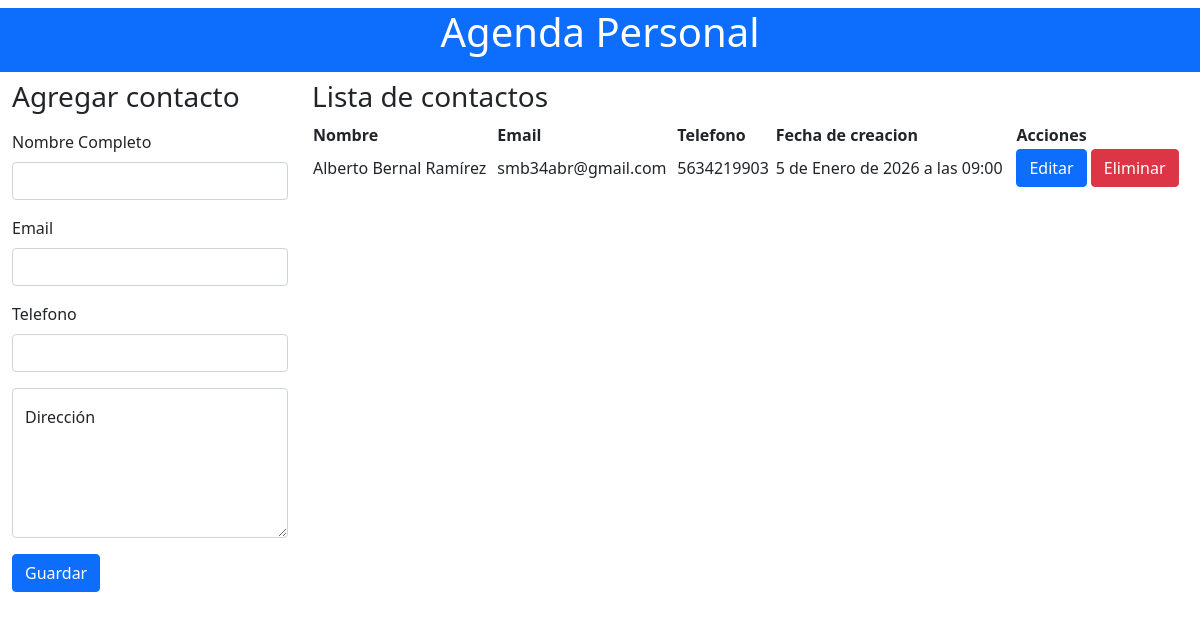
/, run on an earlier commit of the app's database.
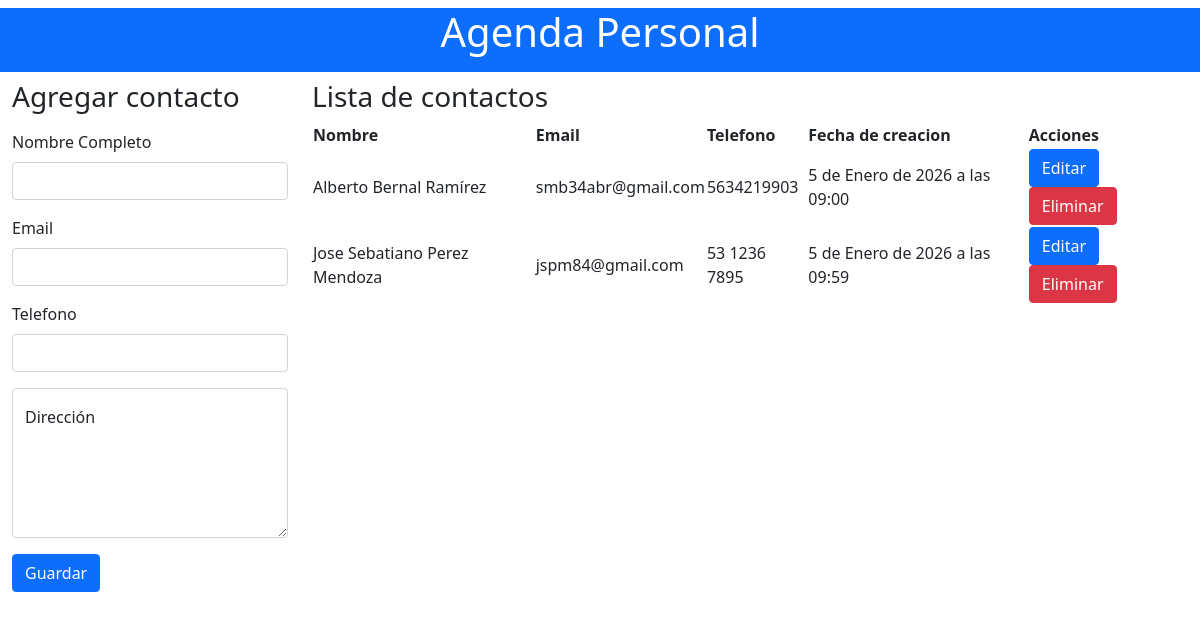
And on a later commit of the database.
### personal/models.py (models this page shows, shortened)
class Contact(models.Model):
    name = models.CharField(max_length=100)
    email = models.EmailField()
    phone = models.CharField(max_length=20)
    direction = models.TextField(blank=True)
    created = models.DateTimeField(auto_now=True)
    class Meta:
        ordering = ['name']

### personal/views.py (the view)
# urls.py: path('', views.contact_list_and_create, name='contact_list'),
def contact_list_and_create(request):
    if request.method == 'POST':
        form = ContactForm(request.POST)
        if form.is_valid():
            form.save()
            return redirect('personal:contact_list')
    form = ContactForm()
    contacts = Contact.objects.all()
    return render(request, 'contact_list.html', {
    'form': form,
    'contacts': contacts
    })

### personal/forms.py
class ContactForm(forms.ModelForm):
    class Meta:
        model = Contact
        fields = ['name', 'email', 'phone', 'direction']

### personal/templates/contact_list.html (shortened to what this page needs)
<!DOCTYPE html>
<html lang="es">
<head>
    <link rel="stylesheet" href="https://cdn.jsdelivr.net/npm/bootstrap@5.0.2/dist/css/bootstrap.min.css"
        rel="stylesheet"
>
    <link rel="stylesheet" href="https://cdn.datatables.net/2.3.6/css/dataTables.dataTables.css">
</head>
<body>
    <h1 class="text-center mt-2 bg-primary text-white pb-3">Agenda Personal</h1>
    <div class="container-fluid">
        <div class="row">
            <div class="col-3">
                <form action="/registrarPersonal/" method="post">
                    <h3>Agregar contacto</h3>
                    <div class="mb-3 mt-3">
                        <label for="nombre" class="form-label">Nombre Completo</label>
                        <input type="text" class="form-control" id="nombre" name="name" aria-describedby="emailHelp" required>
                    </div>
                    <div class="mb-3">
                        <label for="email" class="form-label">Email</label>
                        <input type="email" class="form-control" id="email" name="email" required>
                    </div>
                    <div class="mb-3">
                        <label for="phone" class="form-label">Telefono</label>
                        <input type="text" class="form-control" id="phone" name="phone" required>
                    </div>
                    <div class="form-floating mb-3">
                        <textarea class="form-control" placeholder="Leave a comment here" id="floatingTextarea"
                            name="direction" style="height: 150px;" required></textarea>
                        <label for="direction">Dirección</label>
                    </div>
                    <button type="submit" class="btn btn-primary">Guardar</button>
                </form>
            </div>
            <div class="col-9">
                <h3>Lista de contactos</h3>
                <table id="example" class="display" style="width:100%">
                    <thead>
                        <tr>
                            <th>Nombre</th>
                            <th>Email</th>
                            <th>Telefono</th>
                            <th>Fecha de creacion</th>
                            <th>Acciones</th>
                        </tr>
                    </thead>
                    <tbody>
                        {% for contact in contacts %}
                        <tr>
                            <td>{{ contact.name }}</td>
                            <td>{{ contact.email }}</td>
                            <td>{{ contact.phone }}</td>
                            <td>{{ contact.created }}</td>
                            <td>
                                <a href="" class="btn btn-primary">Editar</a>
                                <a href="" class="btn btn-danger">Eliminar</a>
                            </td>
                        </tr>
                        {% endfor %}
                    </tbody>
                </table>
            </div>
        </div>
    </div>
</body>
</html>

What changed in the data, as far as the page shows it:
added Contact: name "Jose Sebatiano Perez Mendoza", email "jspm84@gmail.com", phone "53 1236 7895", created "5 de Enero de 2026 a las 09:59"
